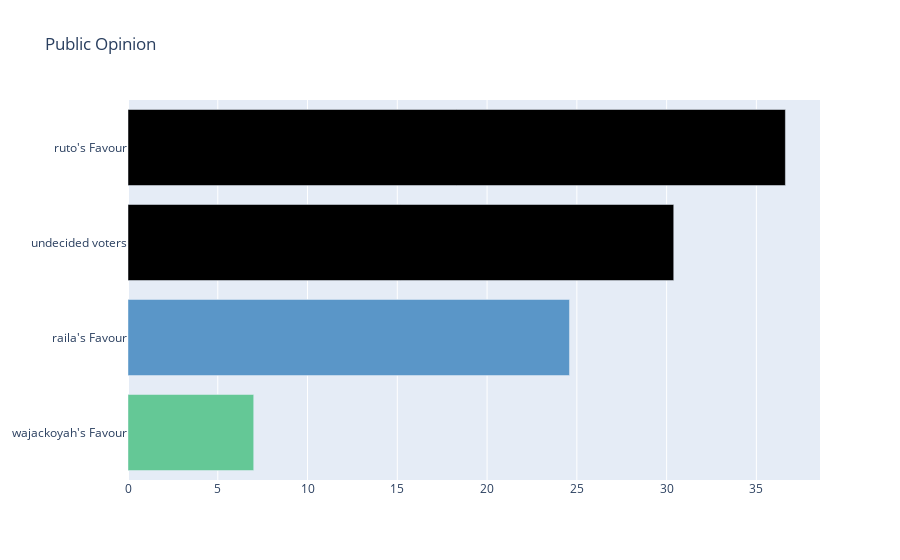

The notebook cell saved with this chart:
### Code cell
# Sorting the values of the presidential prediction in ascending order
fd = poll_prediction.sort_values(by='val', ascending = True)

# Running data in go bar
my_data = [go.Bar( x = fd.name, y = fd.val, orientation = 'h')]

# plot favour per presidentail aspirant
go.Figure(go.Bar(y=fd.name,
                 x= fd.val,
                 marker={'color':['rgb(100,200,150)','rgb(90,150,200)']},
                 orientation='h')).update_layout(title_text='Public Opinion')

### Figure 1 — Plotly figure (JSON) as saved in the notebook; plotly's stock layout.template omitted (floating-point values rounded to 4 significant figures)
{"data": [{"marker": {"color": ["rgb(100,200,150)", "rgb(90,150,200)"]}, "orientation": "h", "type": "bar", "x": [7.002, 24.59, 30.4, 36.62], "y": ["wajackoyah's Favour", "raila's Favour", "undecided voters", "ruto's Favour"]}], "layout": {"title": {"text": "Public Opinion"}}}
